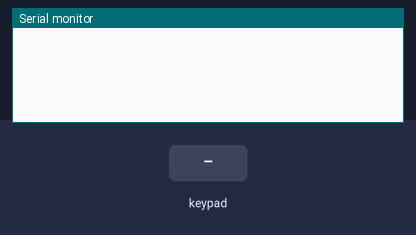
Bench run of a sketch on a simulated Arduino Uno, built with avr-gcc and run on an emulated ATmega328P. On the bench: the last lines printed to the serial monitor. The inputs (shaded band) are chosen by the test bench.

Above: at 1.2 s.
1.3 s: key 'D' pressed
At 2.5 s:
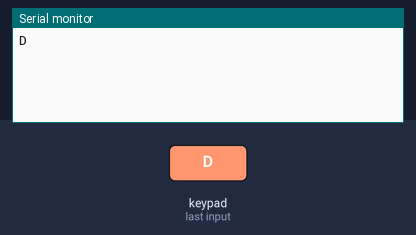
2.8 s: keypad keys 1 2 1 0 9 8 pressed 0.4 s apart
At 5.2 s:
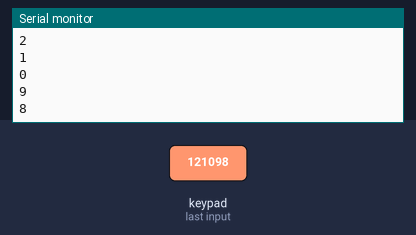
6.7 s: key 'C' pressed
At 7.9 s:
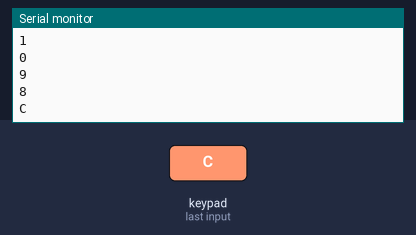
8.2 s: keypad keys 1 2 1 0 9 8 # pressed 0.4 s apart
At 12.1 s:
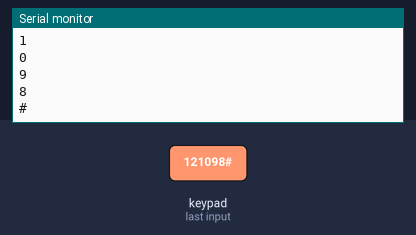
12.5 s: key 'B' pressed
At 13.4 s:
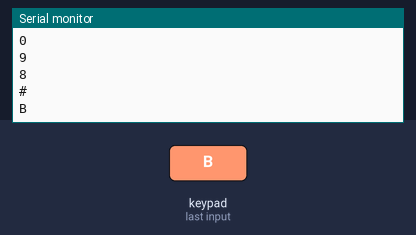
14.0 s: keypad keys 1 2 1 0 9 8 * pressed 0.4 s apart
At 17.7 s:
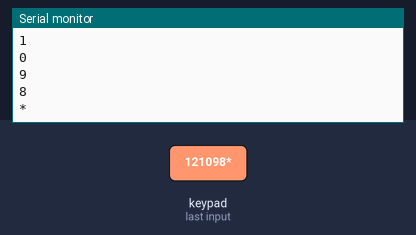
Timing chart, 0 to 19.2 s (numbered marks = the images above; inputs shaded):
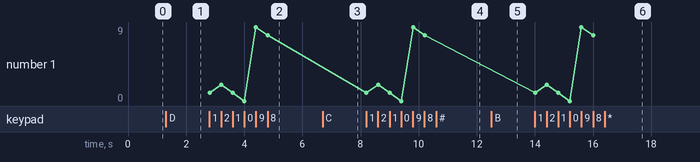

Measured:
- after the input at 1.3 s, the serial monitor: prints a new line at once (image 1)
- after the input at 2.8 s, the serial monitor: prints a new line at once (image 2)
- after the input at 6.7 s, the serial monitor: prints a new line at once (image 3)
- after the input at 8.2 s, the serial monitor: prints a new line at once (image 4)
- after the input at 12.5 s, the serial monitor: prints a new line at once (image 5)
- after the input at 14.0 s, the serial monitor: prints a new line at once (image 6)

The sketch:

Test_Keypad.ino
```cpp
#include <Keypad.h>// Подключаем библиотеку клавиатуры

const byte ROWS = 4; // 4 строки
const byte COLS = 4; // 4 столбца

char keys[ROWS][COLS] = {
  {'D','C','B','A'},
  {'#','9','6','3'},
  {'0','8','5','2'},
  {'*','7','4','1'}
};

// Цифровые пины клавиатуры
byte rowPins[ROWS] = {12, 10, 9, 8};
byte colPins[COLS] = {7, 6, 5, 4};

Keypad keypad = Keypad( makeKeymap(keys), rowPins, colPins, ROWS, COLS );


void setup()
{
    Serial.begin(9600);


}
void loop()
{
    char key = keypad.getKey();
    if (key)
    {
        Serial.println(key); // Передаем название нажатой клавиши в сериал порт
    }
}
```
